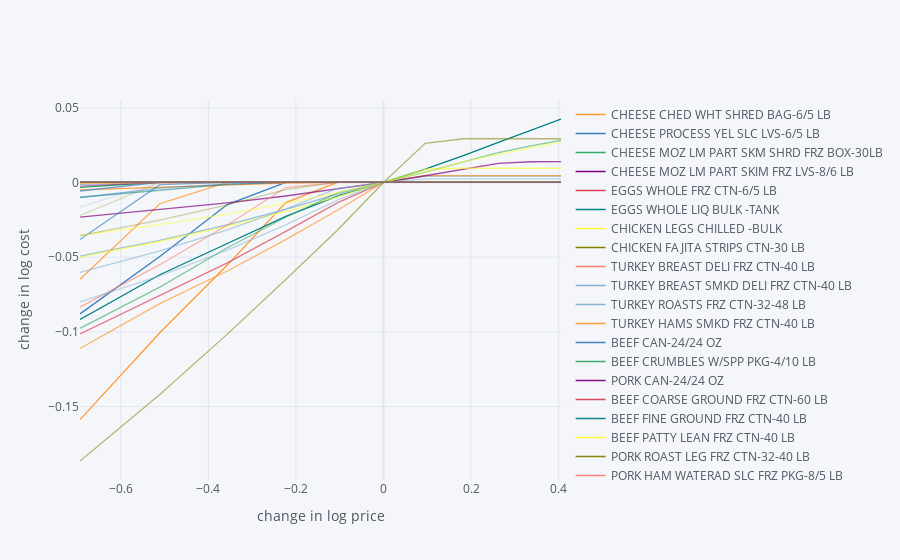

The cell this chart's notebook holds for it:
### Markdown cell above
## Effect of Food Price Changes on Cost of Subsistence Diet
This shows the effect of changes in log costs of different ingredients on the cost of the minimum cost diet.

### Code cell
%run examine_price_changes.ipynb
